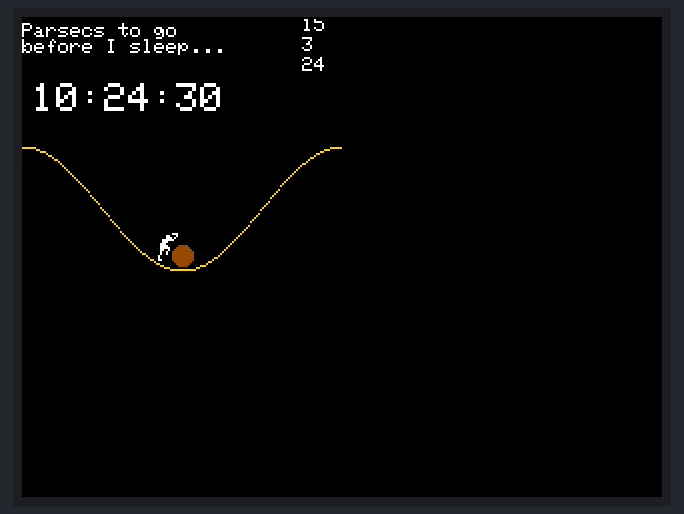
Bench run of a sketch on a simulated ESP32. Shown: 320×240 colour display. The local clock reads 2024-03-15 10:24:30 at power-on unless the sketch sets it; random numbers use the default seed unless the sketch sets one; what the sketch prints to the serial monitor is not drawn.

Above: at 0.39 s.
At 5.11 s:
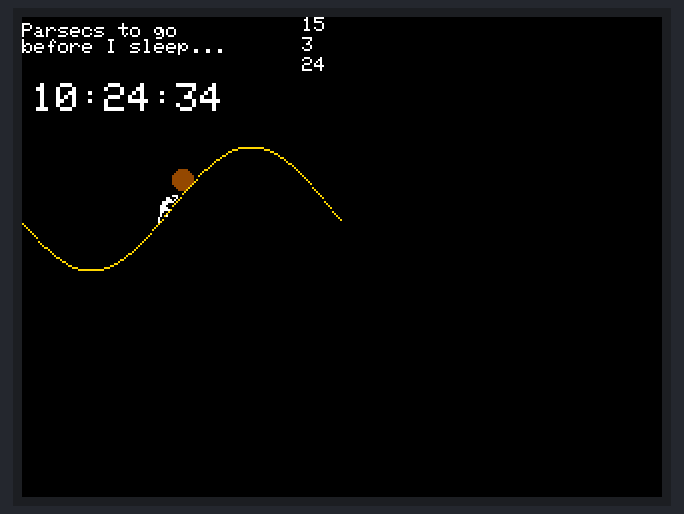
At 10.15 s:
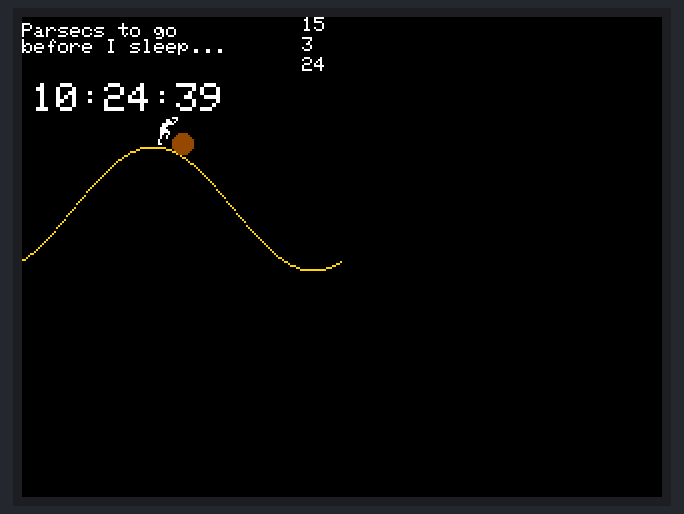
At 19.92 s:
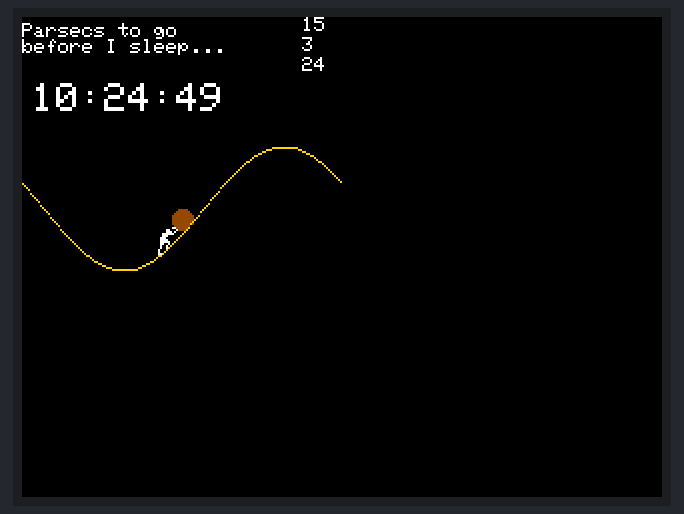
At 29.68 s:
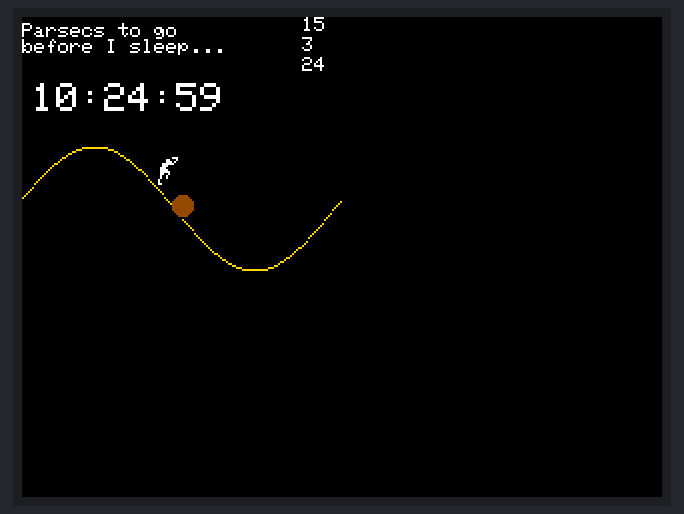
At 39.62 s:
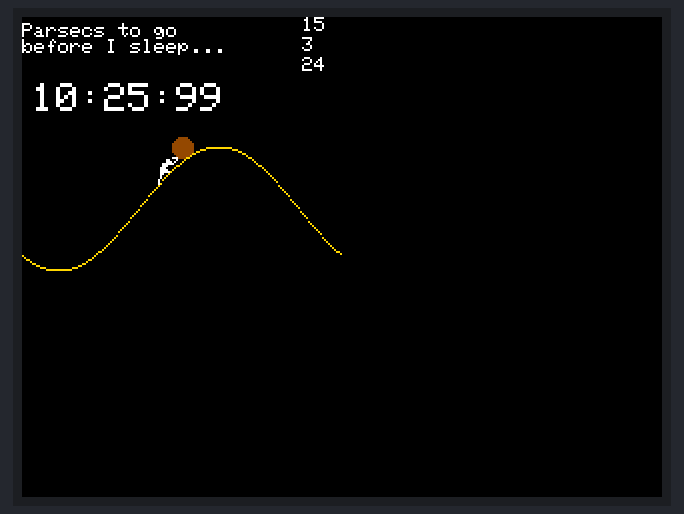

The sketch:

Desktoy_SisyphusInTime.ino
```cpp
#include <TFT_eSPI.h>
#include <SPI.h>
#include "uRTCLib.h"

TFT_eSPI tft = TFT_eSPI();
uRTCLib rtc;
byte rtcModel = URTCLIB_MODEL_DS1307;


const unsigned char sisyphus[] PROGMEM = {
  0x00, 0xe0, 0x06, 0x20, 0x07, 0x40, 0x1f, 0x80, 0x1c, 0x00, 0x38, 0x00, 0x3c, 0x00, 0x3e, 0x00,
  0x32, 0x00, 0x24, 0x00, 0x24, 0x00, 0x40, 0x00, 0x40, 0x00, 0x60, 0x00, 0x00, 0x00
};

enum STATES {
  PUSH,
  ZENITH,
  THEFALL,
  AHMAN,
  LETSGO,
  START,
  INIT
};
STATES prevStatus = START;
STATES currentStatus = PUSH;

int32_t w, h;
int y;

int prev_y[160];

int ball_x;
int sis_x;
int sis_y;

float sis_inc_x = 0.0;
float ball_inc_x = 0.0;

float phase;
float phaseChange;

void setup() {
  Serial.begin(115200);
  URTCLIB_WIRE.begin(4, 5);
  rtc.set_rtc_address(0x68);
  rtc.set_model(rtcModel);
  rtc.enableBattery();
  rtc.refresh();
  tft.init();
  w = tft.width();
  h = tft.height();
  tft.setRotation(3);
  tft.setCursor(0, 3);
  tft.fillScreen(TFT_BLACK);
  tft.setTextSize(1);
  tft.setTextColor(TFT_WHITE, TFT_BLACK);
  randomSeed(rtc.hour() * 3600 + rtc.minute() * 60 + rtc.second());
  if (random(5) == 0) {
    tft.println("Parsecs to go");
    tft.println("before I sleep...");
  } else {
    tft.println("Miles to go");
    tft.println("before I sleep...");
  }
}

void loop() {
  rtc.refresh();
  tft.setCursor(140, 0);
  tft.print(rtc.day());
  tft.setCursor(140, 10);
  tft.print(rtc.month());
  tft.setCursor(140, 20);
  tft.print(rtc.year());

  tft.setTextSize(2);
  tft.setCursor(5, 33);
  // tft.drawRect(5, 35, 85, 16, TFT_BROWN);
  tft.print(rtc.hour());
  tft.print(":");
  tft.print(rtc.minute());
  tft.print(":");
  tft.print(rtc.second());
  tft.setTextSize(1);


  if (currentStatus == PUSH && (prevStatus == START || prevStatus == LETSGO)) {
    phase = 1.5 * PI + 0.01;
    ball_x = 80;
    sis_x = 67;
    sis_y = 15;
    sis_inc_x = 0.0;
    ball_inc_x = 0.0;
    phaseChange = 0.01;
    prevStatus = INIT;
    Serial.println("Init");
    Serial.println(currentStatus);
  }
  // if (currentStatus == THEFALL) {
  //   phaseChange = 0.005;
  //   sis_inc_x = -0.0001;
  //   ball_inc_x = 0.75;
  // }
  // if (currentStatus == AHMAN) {
  //   phaseChange = 0.0;
  //   sis_inc_x = 3;
  //   ball_inc_x = 0.0;
  // }

  for (int i = 0; i < 160; i++) {

    float rad = i * (2 * PI / 160) + phase;
    int y = 96 + 31 * sin(rad);

    tft.drawPixel(i, prev_y[i], TFT_BLACK);

    tft.drawPixel(i, y, TFT_GOLD);

    if (i == ball_x) {
      // if (y == 127 && currentStatus == THEFALL) {
      //   phaseChange = 0.0;
      //   ball_inc_x = 0.0;
      //   sis_inc_x = 0.0;
      //   currentStatus = AHMAN;
      //   prevStatus = THEFALL;
      //   Serial.println("Ahh Maaannn");
      // }
      // // Serial.println(y);
      // if (y == 65 && currentStatus == PUSH) {
      //   currentStatus = ZENITH;
      //   prevStatus = PUSH;
      //   delay(500);
      //   currentStatus = THEFALL;
      //   prevStatus = ZENITH;
      //   Serial.println("The Fall");
      // }
      if (ball_inc_x == 0.0) {
        tft.fillCircle(i, prev_y[i] - 7, 5, TFT_BLACK);
        tft.fillCircle(i, y - 7, 5, tft.color565(0x96, 0x4B, 0x00));
      } else {
        tft.fillCircle(i - ball_inc_x, prev_y[i - 1] - 7, 5, TFT_BLACK);
        tft.fillCircle(i, y - 7, 5, tft.color565(0x96, 0x4B, 0x00));
      }
    }

    if (i == sis_x) {
      // if (y == 127 && currentStatus == AHMAN) {
      //   phaseChange = 0.0;
      //   ball_inc_x = 0.0;
      //   sis_inc_x = 0.0;
      //   currentStatus = LETSGO;
      //   prevStatus = AHMAN;
      //   delay(500);
      //   currentStatus = PUSH;
      //   prevStatus = LETSGO;
      //   Serial.println("Lets Goo");
      // }
      if (sis_inc_x == 0.0) {
        tft.drawBitmap(i, prev_y[i] - sis_y, sisyphus, 11, 15, TFT_BLACK);
        tft.drawBitmap(i, y - sis_y, sisyphus, 11, 15, TFT_WHITE);
      } else {
        tft.drawBitmap(i - sis_inc_x, prev_y[i -1] - sis_y, sisyphus, 11, 15, TFT_BLACK);
        tft.drawBitmap(i, y - sis_y, sisyphus, 11, 15, TFT_WHITE);
      }
    }

    prev_y[i] = y;
  }
  sis_x += sis_inc_x;
  ball_x += ball_inc_x;
  phase += phaseChange;
  if (phase > 2 * PI) {
    phase -= 2 * PI;
  }
  delay(20);
}
```
